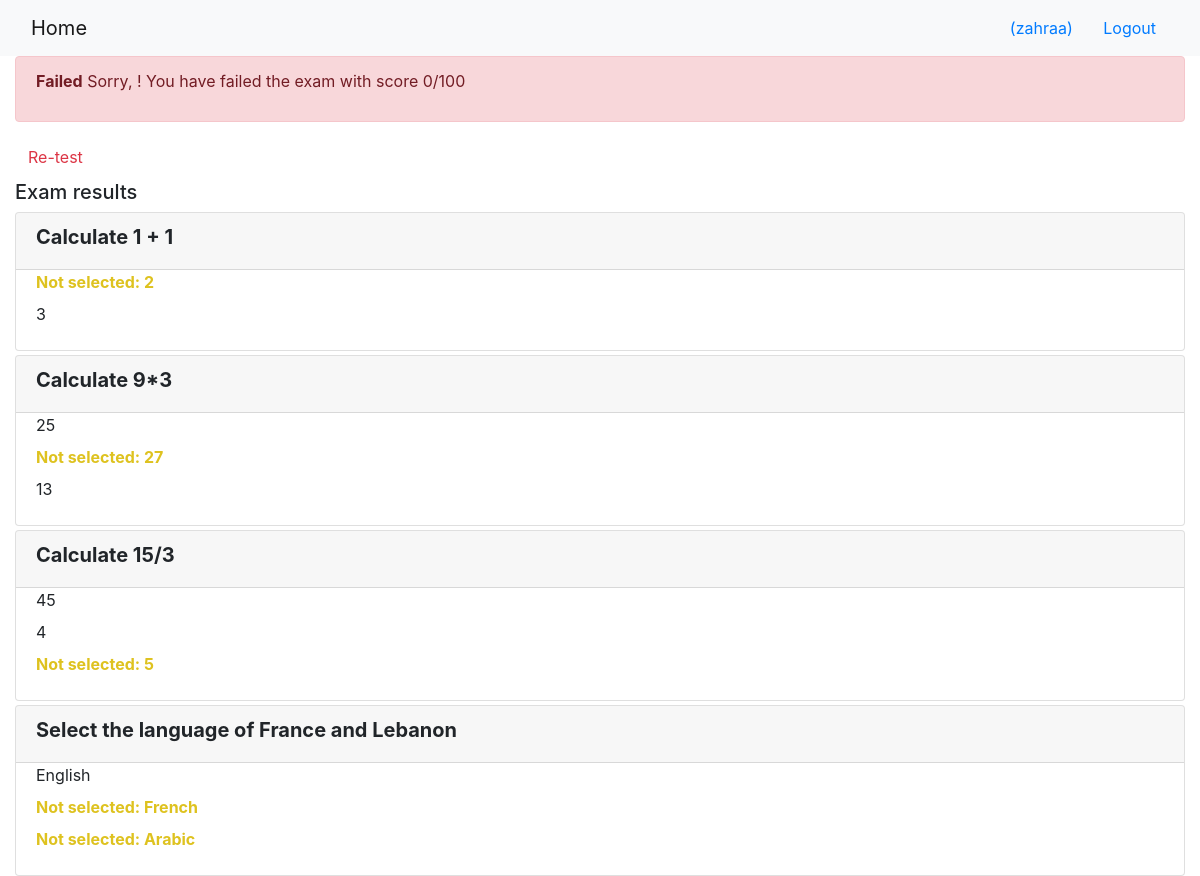
The page /onlinecourse/course/1/submission/1/result/ (signed in) on the database its author committed.
### onlinecourse/models.py (models this page shows, shortened)
class Question(models.Model):
    lesson  = models.ForeignKey(Lesson, on_delete=models.CASCADE)
    question_text = models.CharField(null=False ,max_length=200)
    grade = models.IntegerField()
    course = models.ManyToManyField(Course)

class Choice(models.Model):
    question_id = models.ForeignKey(Question, on_delete=models.CASCADE)
    choice_text = models.CharField(null=False ,max_length=200)
    is_correct = models.BooleanField()

### onlinecourse/views.py (the view)
# urls.py: path('course/<int:course_id>/submission/<int:submission_id>/result/', views.show_exam_result, name='show_exam_result'),
def show_exam_result(request, course_id, submission_id):
    context = {}
    course = Course.objects.get(id = course_id)
    sub = Submission.objects.get(id = submission_id)
    selected = Submission.objects.filter(id = submission_id).values_list('chocies', flat = True)
    global grade
    grade = 0
    for c in course.question_set.all():
        all_answers = c.choice_set.filter(is_correct=True).count()
        selected_correct = c.choice_set.filter(is_correct=True, id__in=sub.chocies.all()).count()
        print(selected_correct)
        if selected_correct == all_answers:
            grade = grade + c.grade
    context['selected'] = selected
    context['grade'] = grade
    context['course'] = course
    return  render(request, 'onlinecourse/exam_result_bootstrap.html', context)

### onlinecourse/templates/onlinecourse/exam_result_bootstrap.html (shortened to what this page needs)
<!DOCTYPE html>
<html lang="en">
<head>
    {% load static %}
    <link rel="stylesheet" href="https://maxcdn.bootstrapcdn.com/bootstrap/4.5.2/css/bootstrap.min.css">
</head>
<body>
 <nav class="navbar navbar-light bg-light">
    <div class="container-fluid">
        <div class="navbar-header">
              <a class="navbar-brand" href="{% url 'onlinecourse:index' %}">Home</a>
        </div>
        <ul class="nav navbar-nav navbar-right">
            {% if user.is_authenticated %}
            <li>
                <a class="btn btn-link" href="#">{{ user.first_name }}({{ user.username }})</a>
                <a class="btn btn-link" href="{% url 'onlinecourse:logout' %}">Logout</a>
            </li>
            {% endif %}
        </ul>
    </div>
</nav>
<div class="container-fluid">
    {% if grade > 80 %}
    <div class="alert alert-success">
       <p><strong>Congratulations, {{ user.first_name }}!</strong> You have passed the exam and completed the course with score {{ grade }}/100</p>
    </div>
        {% else %}
        <div class="alert alert-danger">
            <p><strong>Failed</strong> Sorry, {{ user.first_name }}! You have failed the exam with score {{ grade }}/100</p>
        </div>
        <a class="btn btn-link text-danger" href="{% url 'onlinecourse:course_details' course.id %}">Re-test</a>
        {% endif %}
        <div class="card-columns-vertical mt-1">
        <h5 class="">Exam results</h5>
            {% for question in course.question_set.all %}
            <div class="card mt-1">
                <div class="card-header"><h5 style="font-weight:bold">{{ question.question_text}}</h5></div>
                <div class="form-group">
                    {% for choice in question.choice_set.all %}
                    <div class="form-check">
                        {% if choice.id in selected %}
                            {% if choice.is_correct == True %}
                                <label style="color:#2ea94a;font-weight:bold">Correct answer: {{choice.choice_text}}</label>
                            {% else %}
                                <label style="color:red;font-weight:bold">Wrong answer: {{choice.choice_text}}</label>
                            {% endif %}
                        {% else %}
                            {% if choice.is_correct == True %}
                                <label style="color:#DEC21F;font-weight:bold">Not selected: {{choice.choice_text}}</label>
                            {% else %}
                                <label>{{choice.choice_text}}</label>
                            {% endif %}
                        {% endif %}
                    </div>
                    {% endfor %}
                </div>
            </div>
            {% endfor %}
        </div>
    </div>
</body>
</html>

### rows shown on the page
Question: question_text "Calculate 1 + 1"
Choice: choice_text "2"
Choice: choice_text "3"
Question: question_text "Calculate 9*3"
Choice: choice_text "25"
Choice: choice_text "27"
Choice: choice_text "13"
Question: question_text "Calculate 15/3"
Choice: choice_text "45"
Choice: choice_text "4"
Choice: choice_text "5"
Question: question_text "Select the language of France and Lebanon"
Choice: choice_text "English"
Choice: choice_text "French"
Choice: choice_text "Arabic"

### other values the page prints
{{ user.username }} "zahraa"
{{ grade }} "0"
